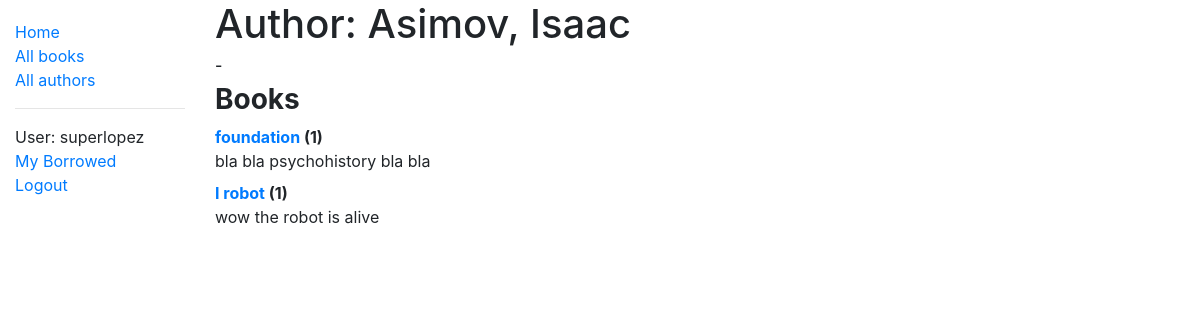
/catalog/author/1 (signed in), run on an earlier commit of the app's database.
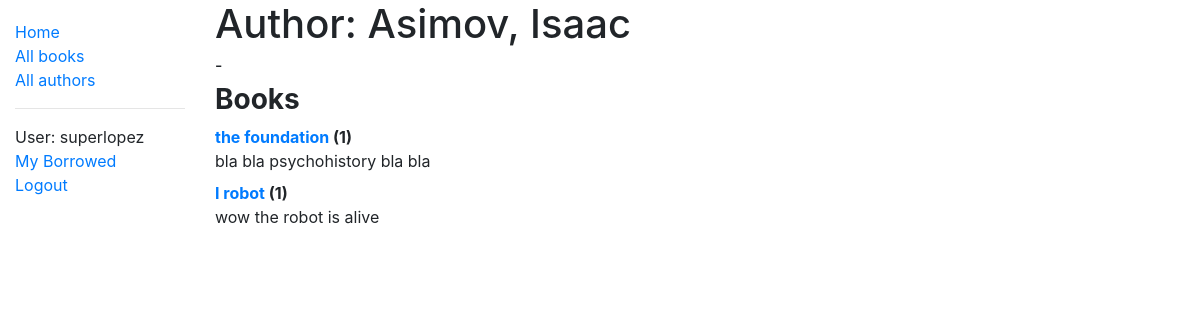
And on a later commit of the database.
### catalog/models.py (models this page shows)
class Book(models.Model):
    title = models.CharField(max_length=200)
    author = models.ForeignKey("Author", on_delete=models.SET_NULL, null=True)
    summary = models.TextField(
        max_length=1000, help_text="Enter a brief description of the book"
    )
    isbn = models.CharField(
        "ISBN",
        max_length=13,
        unique=True,
        help_text='13 Character <a href="https://www.isbn-international.org/content/what-isbn">ISBN number</a>',
    )
    genre = models.ManyToManyField(Genre, help_text="Select a genre for this book")
    language = models.ForeignKey("Language", on_delete=models.SET_NULL, null=True)
    def __str__(self):
        return self.title
    def get_absolute_url(self):
        return reverse("book-detail", args=[str(self.id)])
    def display_genre(self):
        """Create a string for the Genre. This is required to display genre in Admin."""
        return ", ".join(genre.name for genre in self.genre.all()[:3])
    display_genre.short_description = "Genre"

### catalog/views.py (the view)
# urls.py: path("author/<int:pk>", views.AuthorDetailView.as_view(), name="author-detail"),
class AuthorDetailView(LoginRequiredMixin, generic.DetailView):
    model = Author

### catalog/models.py (called while the page is built)
    def __str__(self):
        return f"{self.last_name}, {self.first_name}"

### catalog/templates/catalog/author_detail.html (shortened to what this page needs)
{% extends "base_generic.html" %}
{% block content %}
  <h1>Author: {{ author }}</h1>
  <h6>{% if author.date_of_birth %} {{author.date_of_birth }}{% endif %} - {% if author.date_of_death %}{{author.date_of_death}}{% endif %}</h6>
  <h3><strong>Books</strong></h3>
  <dl>
    {% for book in author.book_set.all %}
      <dt><a href="{{book.get_absolute_url}}">{{book}}</a> ({{book.bookinstance_set.all.count}})</dt>
      <dd>{{book.summary}}</dd>
    {% endfor %}
  </dl>
{% endblock %}

What changed in the data, as far as the page shows it:
changed Book "bla bla psychohistory bla bla": title "foundation" → "the foundation"
